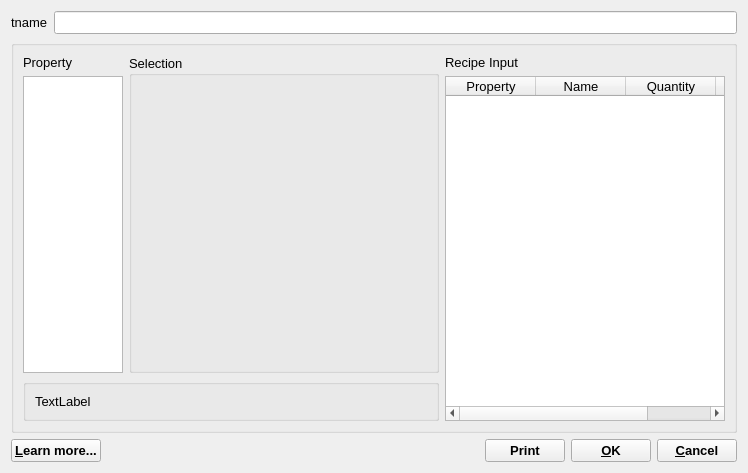
<?xml version="1.0" encoding="UTF-8"?>
<ui version="4.0">
 <class>InputSystemDialogData</class>
 <widget class="QDialog" name="InputSystemDialogData">
  <property name="windowModality">
   <enum>Qt::WindowModal</enum>
  </property>
  <property name="geometry">
   <rect>
    <x>0</x>
    <y>0</y>
    <width>748</width>
    <height>473</height>
   </rect>
  </property>
  <property name="font">
   <font>
    <pointsize>10</pointsize>
   </font>
  </property>
  <property name="windowTitle">
   <string>Input Recipe of Single Thermodynamic System: </string>
  </property>
  <layout class="QGridLayout" name="gridLayout_2">
   <item row="0" column="0">
    <widget class="QLabel" name="label_3">
     <property name="text">
      <string>tname</string>
     </property>
    </widget>
   </item>
   <item row="0" column="1">
    <widget class="QLineEdit" name="pTname">
     <property name="toolTip">
      <string>Comment line for full identification of this CSD</string>
     </property>
     <property name="maxLength">
      <number>72</number>
     </property>
    </widget>
   </item>
   <item row="1" column="0" colspan="2">
    <widget class="QGroupBox" name="groupBox_3">
     <property name="title">
      <string/>
     </property>
     <layout class="QGridLayout" name="gridLayout">
      <item row="0" column="0">
       <widget class="QLabel" name="label">
        <property name="sizePolicy">
         <sizepolicy hsizetype="Preferred" vsizetype="Fixed">
          <horstretch>0</horstretch>
          <verstretch>0</verstretch>
         </sizepolicy>
        </property>
        <property name="text">
         <string>Property</string>
        </property>
       </widget>
      </item>
      <item row="0" column="1" rowspan="2">
       <widget class="QGroupBox" name="groupBox_2">
        <property name="sizePolicy">
         <sizepolicy hsizetype="Preferred" vsizetype="Expanding">
          <horstretch>0</horstretch>
          <verstretch>0</verstretch>
         </sizepolicy>
        </property>
        <property name="title">
         <string>Selection</string>
        </property>
        <layout class="QHBoxLayout" name="horizontalLayout_2">
         <item>
          <widget class="QStackedWidget" name="winStac"/>
         </item>
        </layout>
       </widget>
      </item>
      <item row="0" column="2">
       <widget class="QLabel" name="label_2">
        <property name="text">
         <string>Recipe Input</string>
        </property>
       </widget>
      </item>
      <item row="1" column="0">
       <widget class="QListWidget" name="keywdList">
        <property name="sizePolicy">
         <sizepolicy hsizetype="Fixed" vsizetype="Expanding">
          <horstretch>0</horstretch>
          <verstretch>0</verstretch>
         </sizepolicy>
        </property>
        <property name="minimumSize">
         <size>
          <width>100</width>
          <height>0</height>
         </size>
        </property>
        <property name="maximumSize">
         <size>
          <width>100</width>
          <height>16777215</height>
         </size>
        </property>
        <property name="toolTip">
         <string/>
        </property>
        <property name="batchSize">
         <number>50</number>
        </property>
       </widget>
      </item>
      <item row="1" column="2" rowspan="2">
       <widget class="QTableWidget" name="recTable">
        <property name="sizePolicy">
         <sizepolicy hsizetype="Preferred" vsizetype="Preferred">
          <horstretch>0</horstretch>
          <verstretch>0</verstretch>
         </sizepolicy>
        </property>
        <property name="minimumSize">
         <size>
          <width>280</width>
          <height>0</height>
         </size>
        </property>
        <attribute name="horizontalHeaderDefaultSectionSize">
         <number>90</number>
        </attribute>
        <attribute name="horizontalHeaderMinimumSectionSize">
         <number>25</number>
        </attribute>
        <attribute name="horizontalHeaderStretchLastSection">
         <bool>true</bool>
        </attribute>
        <attribute name="verticalHeaderDefaultSectionSize">
         <number>20</number>
        </attribute>
        <attribute name="verticalHeaderStretchLastSection">
         <bool>false</bool>
        </attribute>
        <column>
         <property name="text">
          <string>Property</string>
         </property>
         <property name="font">
          <font>
           <pointsize>10</pointsize>
          </font>
         </property>
        </column>
        <column>
         <property name="text">
          <string>Name</string>
         </property>
         <property name="font">
          <font>
           <pointsize>10</pointsize>
          </font>
         </property>
        </column>
        <column>
         <property name="text">
          <string>Quantity</string>
         </property>
         <property name="font">
          <font>
           <pointsize>10</pointsize>
          </font>
         </property>
        </column>
        <column>
         <property name="text">
          <string>Units</string>
         </property>
         <property name="font">
          <font>
           <pointsize>10</pointsize>
          </font>
         </property>
        </column>
       </widget>
      </item>
      <item row="2" column="0" colspan="2">
       <widget class="QGroupBox" name="groupBox">
        <property name="sizePolicy">
         <sizepolicy hsizetype="Preferred" vsizetype="Minimum">
          <horstretch>0</horstretch>
          <verstretch>0</verstretch>
         </sizepolicy>
        </property>
        <property name="title">
         <string/>
        </property>
        <layout class="QVBoxLayout" name="verticalLayout">
         <item>
          <widget class="QLabel" name="lDesc">
           <property name="sizePolicy">
            <sizepolicy hsizetype="Preferred" vsizetype="Minimum">
             <horstretch>0</horstretch>
             <verstretch>0</verstretch>
            </sizepolicy>
           </property>
           <property name="text">
            <string>TextLabel</string>
           </property>
           <property name="wordWrap">
            <bool>true</bool>
           </property>
          </widget>
         </item>
        </layout>
       </widget>
      </item>
     </layout>
    </widget>
   </item>
   <item row="2" column="0" colspan="2">
    <layout class="QHBoxLayout" name="horizontalLayout">
     <item>
      <widget class="QPushButton" name="pHelp">
       <property name="font">
        <font>
         <weight>75</weight>
         <bold>true</bold>
        </font>
       </property>
       <property name="text">
        <string>&amp;Learn more...</string>
       </property>
       <property name="shortcut">
        <string>F1</string>
       </property>
       <property name="autoDefault">
        <bool>false</bool>
       </property>
      </widget>
     </item>
     <item>
      <spacer>
       <property name="orientation">
        <enum>Qt::Horizontal</enum>
       </property>
       <property name="sizeType">
        <enum>QSizePolicy::Expanding</enum>
       </property>
       <property name="sizeHint" stdset="0">
        <size>
         <width>40</width>
         <height>20</height>
        </size>
       </property>
      </spacer>
     </item>
     <item>
      <widget class="QPushButton" name="pPrint">
       <property name="font">
        <font>
         <weight>75</weight>
         <bold>true</bold>
        </font>
       </property>
       <property name="text">
        <string>Print</string>
       </property>
       <property name="autoDefault">
        <bool>false</bool>
       </property>
      </widget>
     </item>
     <item>
      <widget class="QPushButton" name="pOK">
       <property name="font">
        <font>
         <weight>75</weight>
         <bold>true</bold>
        </font>
       </property>
       <property name="text">
        <string>&amp;OK</string>
       </property>
       <property name="autoDefault">
        <bool>false</bool>
       </property>
      </widget>
     </item>
     <item>
      <widget class="QPushButton" name="pCancel">
       <property name="font">
        <font>
         <weight>75</weight>
         <bold>true</bold>
        </font>
       </property>
       <property name="text">
        <string>&amp;Cancel</string>
       </property>
       <property name="autoDefault">
        <bool>false</bool>
       </property>
      </widget>
     </item>
    </layout>
   </item>
  </layout>
 </widget>
 <resources/>
 <connections/>
</ui>
